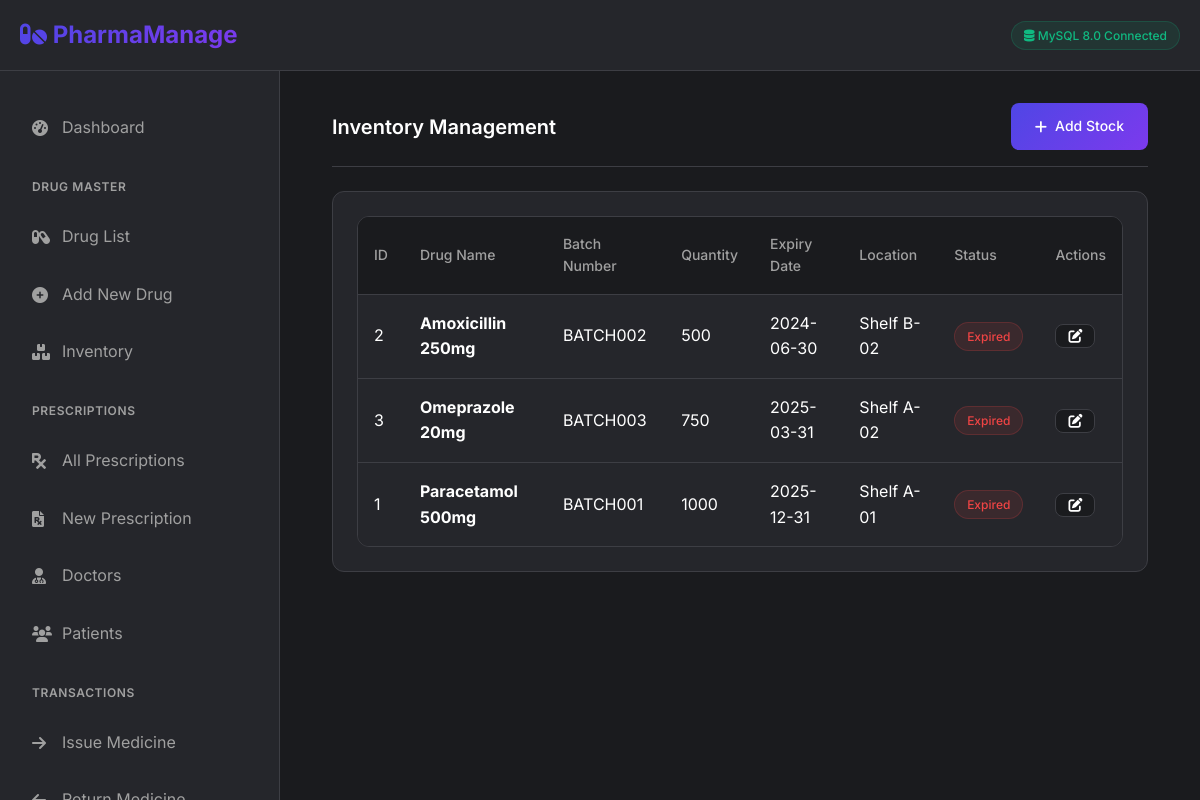
Page /modules/inventory/list.php on the committed database.
### tables this page shows
CREATE TABLE IF NOT EXISTS inventory (
    inventory_id INT PRIMARY KEY AUTO_INCREMENT,
    drug_id INT,
    batch_number VARCHAR(50) NOT NULL,
    quantity INT NOT NULL,
    expiry_date DATE NOT NULL,
    mfg_date DATE,
    location VARCHAR(50),
    created_at TIMESTAMP DEFAULT CURRENT_TIMESTAMP,
    FOREIGN KEY (drug_id) REFERENCES drugs(drug_id) ON DELETE CASCADE,
    INDEX idx_expiry (expiry_date),
    INDEX idx_batch (batch_number)
);

CREATE TABLE IF NOT EXISTS drugs (
    drug_id INT PRIMARY KEY AUTO_INCREMENT,
    drug_name VARCHAR(100) NOT NULL,
    generic_name VARCHAR(100),
    category VARCHAR(50),
    manufacturer VARCHAR(100),
    unit_price DECIMAL(10,2),
    created_at TIMESTAMP DEFAULT CURRENT_TIMESTAMP,
    updated_at TIMESTAMP DEFAULT CURRENT_TIMESTAMP ON UPDATE CURRENT_TIMESTAMP,
    INDEX idx_drug_name (drug_name),
    INDEX idx_category (category)
);

### modules/inventory/list.php (the view)
<?php
require_once '../../config/database.php';
include '../../includes/header.php';
include '../../includes/sidebar.php';
?>
<div class="main-content">
    <div class="container">
        <div class="card-header">
            <h1 class="card-title">Inventory Management</h1>
            <a href="add.php" class="btn btn-primary">
                <i class="fas fa-plus"></i> Add Stock
            </a>
        </div>
        <div class="card">
            <div class="table-container">
                <table>
                    <thead>
                        <tr>
                            <th>ID</th>
                            <th>Drug Name</th>
                            <th>Batch Number</th>
                            <th>Quantity</th>
                            <th>Expiry Date</th>
                            <th>Location</th>
                            <th>Status</th>
                            <th>Actions</th>
                        </tr>
                    </thead>
                    <tbody>
                        <?php
                        $result = $db->query("
                            SELECT i.*, d.drug_name
                            FROM inventory i
                            JOIN drugs d ON i.drug_id = d.drug_id
                            ORDER BY i.expiry_date ASC
                        ");
                        while($row = $result->fetch_assoc()):
                            $days_until_expiry = (strtotime($row['expiry_date']) - time()) / (60 * 60 * 24);
                        ?>
                        <tr>
                            <td><?php echo $row['inventory_id']; ?></td>
                            <td><strong><?php echo $row['drug_name']; ?></strong></td>
                            <td><?php echo $row['batch_number']; ?></td>
                            <td><?php echo $row['quantity']; ?></td>
                            <td><?php echo date('Y-m-d', strtotime($row['expiry_date'])); ?></td>
                            <td><?php echo $row['location'] ?: 'N/A'; ?></td>
                            <td>
                                <?php if($row['quantity'] == 0): ?>
                                    <span class="badge badge-danger">Out of Stock</span>
                                <?php elseif($days_until_expiry <= 0): ?>
                                    <span class="badge badge-danger">Expired</span>
                                <?php elseif($days_until_expiry <= 30): ?>
                                    <span class="badge badge-warning">Expiring Soon</span>
                                <?php else: ?>
                                    <span class="badge badge-success">In Stock</span>
                                <?php endif; ?>
                            </td>
                            <td>
                                <a href="edit.php?id=<?php echo $row['inventory_id']; ?>" class="btn btn-secondary" style="padding: 0.25rem 0.75rem;">
                                    <i class="fas fa-edit"></i>
                                </a>
                            </td>
                        </tr>
                        <?php endwhile; ?>
                    </tbody>
                </table>
            </div>
        </div>
    </div>
</div>
<?php include '../../includes/footer.php'; ?>

### css/style.css (style rules this page uses)
:root { --bg-primary: #1a1b1e; --bg-secondary: #2c2d31; --bg-card: #25262b; --text-primary: #ffffff; --text-secondary: #a0a0a0; --accent-primary: #4f46e5; --accent-secondary: #7c3aed; --success: #10b981; --warning: #f59e0b; --danger: #ef4444; --border-color: #3d3e44; }
* { margin: 0; padding: 0; box-sizing: border-box; }
body { font-family: 'Inter', -apple-system, BlinkMacSystemFont, sans-serif; background-color: var(--bg-primary); color: var(--text-primary); line-height: 1.6; }
.container { max-width: 1400px; margin: 0 auto; padding: 0 20px; }
.main-content { margin-left: 280px; padding: 2rem; min-height: calc(100vh - 70px); }
.card { background-color: var(--bg-card); border: 1px solid var(--border-color); border-radius: 12px; padding: 1.5rem; margin-bottom: 1.5rem; transition: transform 0.2s, box-shadow 0.2s; }
.card-header { display: flex; justify-content: space-between; align-items: center; margin-bottom: 1.5rem; padding-bottom: 1rem; border-bottom: 1px solid var(--border-color); }
.card-title { font-size: 1.25rem; font-weight: 600; color: var(--text-primary); }
.btn { display: inline-flex; align-items: center; justify-content: center; padding: 0.75rem 1.5rem; border: none; border-radius: 8px; font-size: 0.875rem; font-weight: 500; cursor: pointer; transition: all 0.2s; text-decoration: none; gap: 0.5rem; }
.btn-primary { background: linear-gradient(135deg, var(--accent-primary), var(--accent-secondary)); color: white; }
.btn-secondary { background-color: var(--bg-primary); color: var(--text-primary); border: 1px solid var(--border-color); }
.table-container { overflow-x: auto; border-radius: 12px; border: 1px solid var(--border-color); }
table { width: 100%; border-collapse: collapse; background-color: var(--bg-card); }
th { text-align: left; padding: 1rem; background-color: var(--bg-primary); color: var(--text-secondary); font-weight: 500; font-size: 0.875rem; border-bottom: 1px solid var(--border-color); }
td { padding: 1rem; border-bottom: 1px solid var(--border-color); color: var(--text-primary); }
tr:last-child td { border-bottom: none; }
.badge { display: inline-block; padding: 0.25rem 0.75rem; border-radius: 9999px; font-size: 0.75rem; font-weight: 500; }
.badge-danger { background-color: rgba(239, 68, 68, 0.1); color: var(--danger); border: 1px solid rgba(239, 68, 68, 0.2); }

### rows in the picture
inventory: inventory_id "2", drug.drug_name "Amoxicillin 250mg", batch_number "BATCH002", quantity "500", expiry_date "2024-06-30", location "Shelf B-02", shows "Expired"
inventory: inventory_id "3", drug.drug_name "Omeprazole 20mg", batch_number "BATCH003", quantity "750", expiry_date "2025-03-31", location "Shelf A-02", shows "Expired"
inventory: inventory_id "1", drug.drug_name "Paracetamol 500mg", batch_number "BATCH001", quantity "1000", expiry_date "2025-12-31", location "Shelf A-01", shows "Expired"
